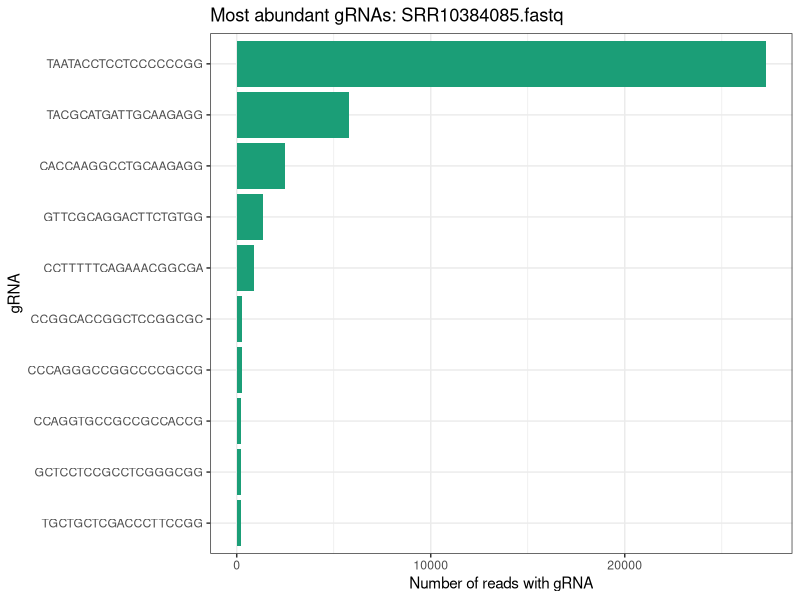
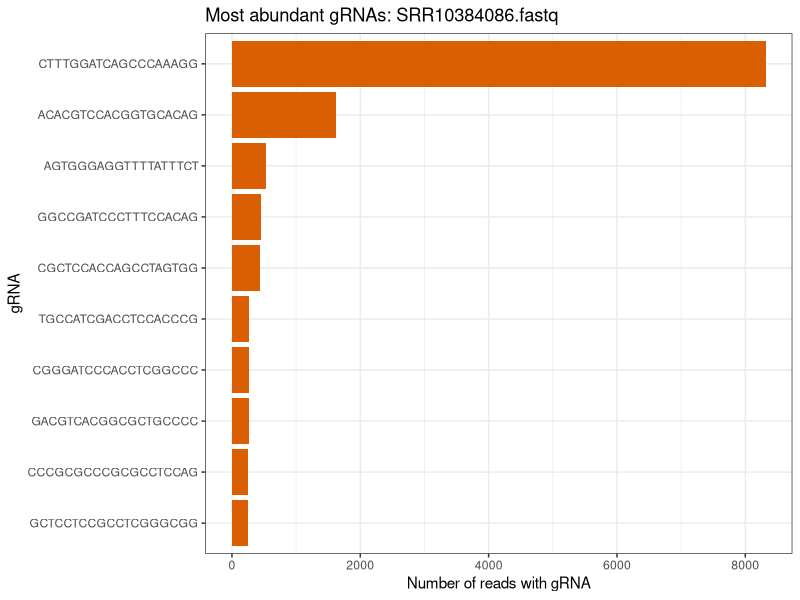
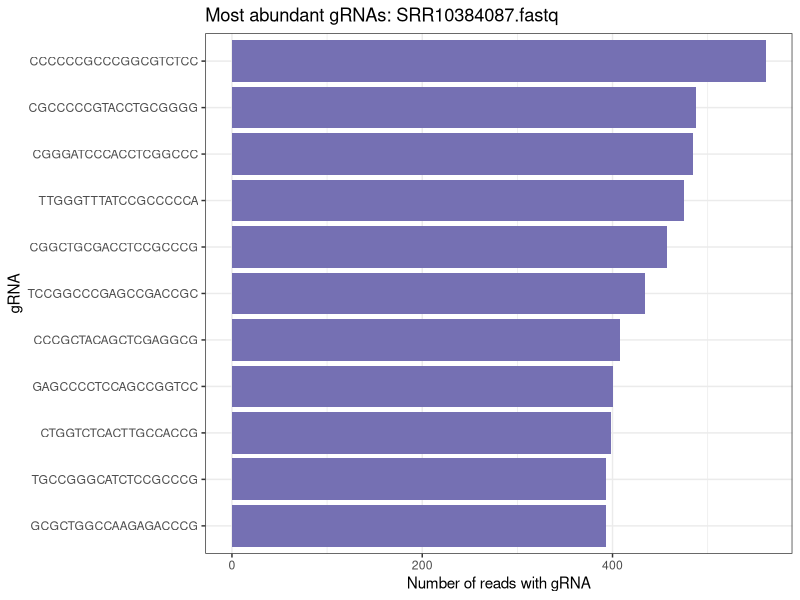
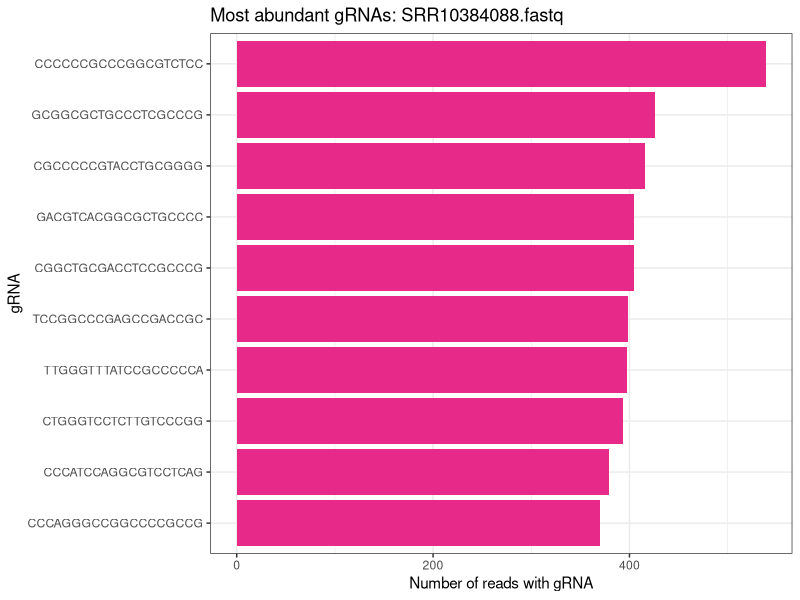
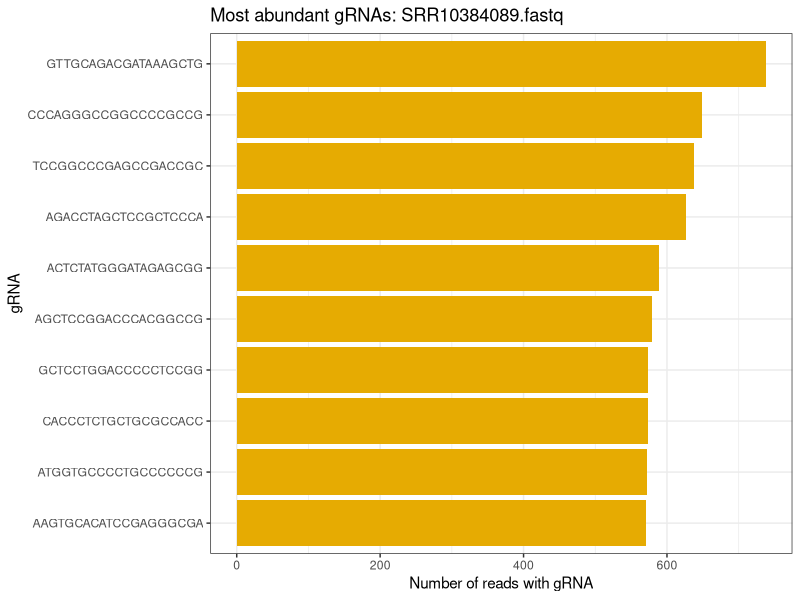
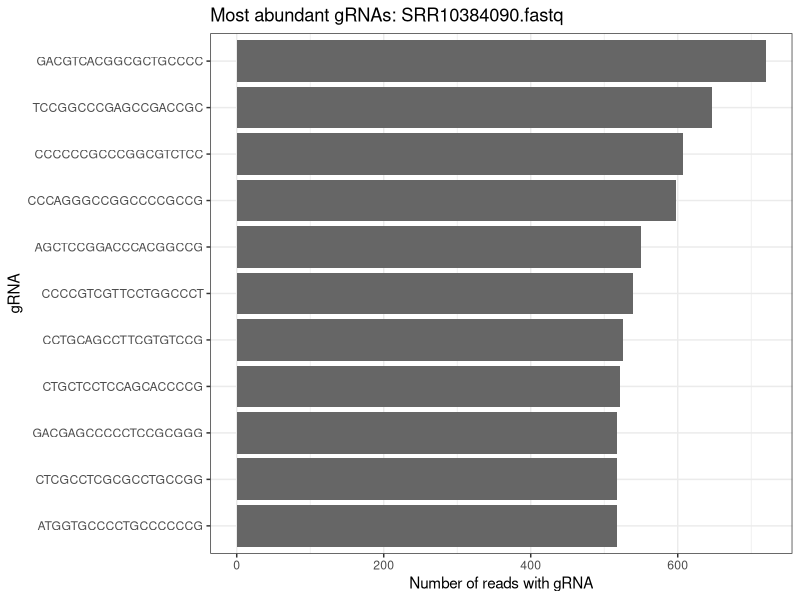
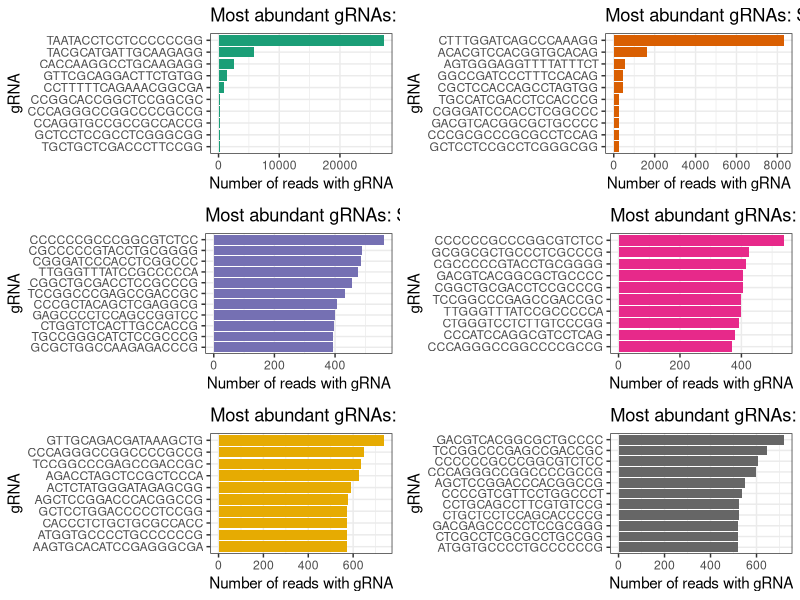

Recreate these plots in R, in order.
## Load required libraries
library(dplyr)
library(gridExtra)
library(rlang)
library(tidyverse)

## Import and preprocess read counts data
gRNACounts <- read_csv("data/gRNA_Counts.csv") %>%
  select(2:8)

# Modified bar plotter function
barPlotter <- function(inData, X, Y, fillColor){
  
  Y_col <- enquo(Y)
  X_col <- enquo(X)
  
  inData %>%
    select(c(!!X_col, !!Y_col)) %>%
    slice_max(!!Y_col, n=10) %>%
    mutate(!!X_col := fct_reorder(!!X_col, !!Y_col)) %>%
    ggplot(aes(x = !!X_col, y = !!Y_col)) +
    geom_col(fill = fillColor) +
    theme_bw() +
    coord_flip() +
    ggtitle(str_glue("Most abundant gRNAs: {quo_text(Y_col)}")) +
    ylab("Number of reads with gRNA")
}

p1 <- barPlotter(gRNACounts, gRNA, SRR10384085.fastq, "#1B9E77")
p1

p2 <- barPlotter(gRNACounts, gRNA, SRR10384086.fastq, "#D95F02")
p2

p3 <- barPlotter(gRNACounts, gRNA, SRR10384087.fastq, "#7570B3")
p3

p4 <- barPlotter(gRNACounts, gRNA, SRR10384088.fastq, "#E7298A")
p4

p5 <- barPlotter(gRNACounts, gRNA, SRR10384089.fastq, "#E6AB02")
p5

p6 <- barPlotter(gRNACounts, gRNA, SRR10384090.fastq, "#666666")
p6

## Save plots
pdf("data/Fig_2.pdf", width=12, height = 15)
grid.arrange(p1, p2, p3, p4, p5, p6, nrow = 3)
dev.off()
